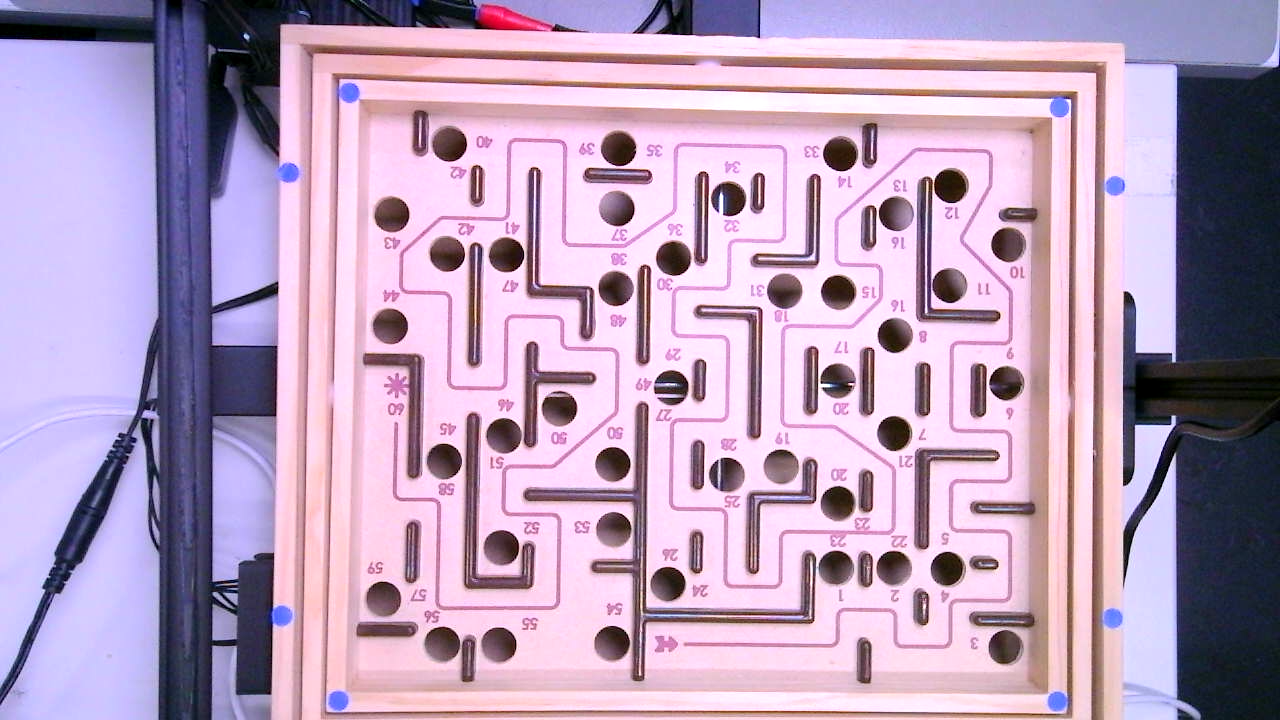
#> input picture my_board.png, 1280 x 720 px, given in place of the camera
$ python debug_hsv_corners.py
#> lines starting #> are read from the running program, lines starting #| are printed output that depends on the picture; after the words box and inside, x2 and y2 are one past the last pixel; in counts of white or black regions, pixels touching at a corner belong together
### state_est/detection.py
import numpy as np
import cv2

colors = [(255, 0, 255), (0, 255, 0), (0, 0, 255), (0, 255, 255)]
c_name = ["blue", "green", "red", "yellow"]

from gaussian_robust import detect_gaussian
from masking import mask_hsv


# from profileFIle import profile
BALL_NEAR_CORNER_PX = 22.0   # 640x360 frame: ball centre this close to a plate marker -> marker held


class Detector:
    """
    Detector class for identifying corners and a ball in an image using HSV masking
    and Gaussian-based detection.

    Attributes:
    -----------
    hsv_params_corners : tuple
        HSV thresholds for corner detection.
    q_corners : float
        Gaussian detection quantile for corners.
    th_corners : float
        Threshold for Gaussian detection of corners.
    hsv_params_ball : tuple
        HSV thresholds for ball detection.
    q_ball : float
        Gaussian detection quantile for the ball.
    th_ball : float
        Threshold for Gaussian detection of the ball.
    ball_pos : np.ndarray or None
        Detected position of the ball.
    corners : np.ndarray or None
        Detected positions of the corners.
    show_subimages : bool
        Whether to display subimages for debugging.
    fixed_corners : np.ndarray or None
        Fixed positions of the corners (if available).
    is_ball_found : bool
        Flag indicating if the ball has been detected.
    corner_subimage_half_size : int
        Size of the corner subimage cropping window.
    """

    # minSat lowered 2026-08-30: direct measurement of the actual corner marker
    # pixels (8 consecutive live frames, the point of maximum saturation in the
    # marker's expected region each time) showed saturation consistently in
    # 83-119 -- every single sample fell short of the old minSat=125, which is
    # exactly why that corner kept failing detection (not intermittent lighting
    # noise, not a search-window/position problem -- a hard, reproducible
    # threshold miss). 60 keeps clear margin below the observed range while still
    # well above white paper/wood background saturation (background hue also
    # falls outside 43-140 regardless, so this isn't relying on saturation alone).
    # 2026-09-26, glass removed (bare paper): re-measured from live frames. Markers
    # read H 105-135 / S 54-255 / V 7-110; the ball body reads H 90-102. minHue
    # 43 -> 104 separates ball from marker by colour instead of relying only on
    # gaussian_robust's MAX_CORNER_AREA size cap.
    DEFAULT_HSV_CORNERS = (
        (104, 140),  # (minHue, maxHue)
        (60, 255),  # (minSat, maxSat)
        (9, 255),
    )  # (minVal, maxVal)
    DEFAULT_Q_CORNERS = 5  # gaussian detection param -> q-th quentile
    DEFAULT_TH_CORNERS = 0.002  # gaussian detection threshold

    # Retuned 2026-08-26 against the current teal ball / camera / lighting. First pass
    # (70,100)/(50,220)/(20,255) fixed the original near-total miss (old minSat=172
    # excluded almost the whole ball) but left thin margin above detect_gaussian's
    # hardcoded area>110 contour-area requirement (gaussian_robust.py) in dim/shadowed
    # spots (e.g. against the wooden border), causing intermittent misses. Widened
    # further after comparing contour area+circularity across both a well-lit sample
    # (176->236px, circ 0.77->0.93) and a shadowed corner sample (138->169px, circ
    # 0.68->0.85) -- both improve, and the frame's other blobs (corner markers/noise)
    # still fail the area threshold (58-71px), so no new false-positive risk.
    # 2026-09-26, glass removed: on bare white paper the ball casts a bluish shadow
    # (H 90-110, S median 52) that the old (60,115)/(35,230) range swallowed, giving
    # ~1000px non-circular blobs. Measured ball body: H 90-102, S 142-255 (median
    # 207; maxSat 230 was clipping its core). minSat 100 keeps 99% of the ball and
    # drops ~87% of the shadow; maxHue 104 keeps it clear of the markers (105+).
    # maxHue 104 -> 108 (2026-09-26, later): over the RED goal disc the ball's rim
    # mixes with red and its hue tail runs 104-120; at 104 the real detector found
    # it in 50/52 run snapshots on the disc (3 consecutive misses = ball_lost, which
    # ended 3 episodes mid-hold at dist<0.02), at 108 in 52/52, still 18/18 on white,
    # and marker blobs only start appearing from ~112.
    DEFAULT_HSV_BALL = (
        (80, 108),  # (minHue, maxHue)
        (100, 255),  # (minSat, maxSat)
        (15, 255),
    )  # (minVal, maxVal)
    DEFAULT_Q_BALL = 6  # gaussian detection param -> q-th quentile
    DEFAULT_TH_BALL = 10 ** (-4)  # gaussian detection threshold

    DEFAULT_SIZE_CROP_CORNERS = 95 / 3 # actually for tracking and plotting!!!
    DEFAULT_SIZE_CROP_BALL = 150 / 3

    DEFAULT_INIT_BALL_POS = np.array([47, 330])  # np.array([55,485]) # NOTE: needs changing for every camera. prollly should be a part of the manual marker detection process.

    def __init__(
        self,
        markers,
        hsv_params_corners: list = DEFAULT_HSV_CORNERS,
        q_corners: float = DEFAULT_Q_CORNERS,
        th_corners: float = DEFAULT_TH_CORNERS,
        hsv_params_ball: list = DEFAULT_HSV_BALL,
        q_ball: float = DEFAULT_Q_BALL,
        th_ball: float = DEFAULT_TH_BALL,
        ball_init_pos: np.ndarray = DEFAULT_INIT_BALL_POS,
        corner_subimage_half_size=17, #for the default, wwhen the corner was lost!
        show_subimages=False,
    ):

        self.hsv_params_corners = hsv_params_corners
        self.q_corners = q_corners
        self.th_corners = th_corners
        self.hsv_params_ball = hsv_params_ball
        self.q_ball = q_ball
        self.th_ball = th_ball

        self.ball_pos = None
        self.corners = None
        self.show_subimages = show_subimages

        self.corners_missing = True

        self.fixed_corners = None
        self.is_ball_found = False

        self.corner_subimage_half_size = corner_subimage_half_size
        corners = np.repeat(
            np.expand_dims(np.asarray(markers)[:, ::-1] / 3.0, axis=1), 2, axis=1
        )

        corners[:, 0] -= self.corner_subimage_half_size
        corners[:, 1] += self.corner_subimage_half_size

        # NOTE: trying the scaled down version
        #corners[:, 0] = corners[:, 0] / 3
        #corners[:, 1] = corners[:, 1] / 3 # NOTE: when i scale them down they at least compile...

        self.default_coords_subimages_corners = corners.astype(int) # NOTE: outer corners, original resolution?  # TODO: ASK THOMAS!

        self.default_coords_subimage_ball = (
            self.default_coords_subimages_corners[3, 0],
            self.default_coords_subimages_corners[1, 1],
        )

    # @profile(sort_by='cumulative', lines_to_print=10, strip_dirs=True)
    # [135 lines left out: functions process_frame, get_cropped, predictive_cropping_corners, predictive_cropping_ball, is_ball_in_corner, not called in this run]

    def get_default_subimages_corners(self, im: np.ndarray, show: bool = False):
        """
        Extracts default subimages of corners from the frame.

        Parameters:
        -----------
        im : np.ndarray
            Input image.
        show : bool, optional
            Whether to display the extracted subimages.

        Returns:
        --------
        tuple[list[np.ndarray], np.ndarray]
            - `subimages`: List of cropped corner subimages.
            - `self.default_coords_subimages_corners`: Array of corner coordinates.
        """
        h, w = im.shape[:2]
        print("when getting delault corners: im shape: ", im.shape)
        if show:
            for c in self.default_coords_subimages_corners:
                cv2.rectangle(im, c[0][::-1], c[1][::-1], (0, 0, 255), 1)
        # TODO use get_cropped
        subimages = [
            im[cs[0][0] : cs[1][0], cs[0][1] : cs[1][1]]
            for cs in self.default_coords_subimages_corners
        ]
        # print("subimages: ", subimages)
        print("self.default_coords_subimages_corners: \n\n", self.default_coords_subimages_corners) # RETURNS 24 x 24 square around the corners. NOTE: these are the outer corners of the board. we use the unscaled res???
        print("\n\nsubimages shape: ", subimages[0].shape)
        return subimages, self.default_coords_subimages_corners

    # [184 lines left out: functions detect_corners, _detect_corner_with_fallback, detect_corner, detect_ball, _detect_ball_with_fallback, _board_hull, not called in this run]

    def _on_board(self, rc):
        hull = self._board_hull()
        return hull is None or cv2.pointPolygonTest(hull, (float(rc[1]), float(rc[0])), False) >= 0

    # [32 lines left out: functions _detect_on_board, draw_corners, draw_ball, not called in this run]

    def reset(self, ball_pos_init: np.ndarray = DEFAULT_INIT_BALL_POS):
        self.corners = None
        self.ball_pos = ball_pos_init


# TODO remove
class DetectorFixedPts(Detector):
    """
    Detector class with fixed point detection for corners.

    This subclass overrides `detect_corner` and uses a predefined HSV range for detection.

    Parameters:
    -----------
    markers : list
        Initial corner marker positions.
    show_subimages : bool, optional
        Whether to display subimages for debugging.

    Attributes:
    -----------
    hsv_corners : tuple
        Custom HSV parameters for fixed-point detection.
    """
    # [55 lines left out: functions __init__, detect_corner, not called in this run]

### state_est/masking.py
# NOTE: cyberrunner_state_estimation/cyberrunner_state_estimation/core/masking.py
import numpy as np
import cv2 as cv

from typing import Tuple


def mask_hsv(img, color_params=None):
    # NOTE: useful for debugging the corner detection
    # print(" IM MASKING THE IMAGE OF SHAPE: ", img.shape)
    if color_params is None:
        raise ValueError(
            "mask_hsv requires color_params (per-channel [min, max] HSV bounds); "
            "got None."
        )
    imageHsv = cv.cvtColor(img, cv.COLOR_BGR2HSV)
    minHsv = np.array([color_params[0][0], color_params[1][0], color_params[2][0]])
    maxHsv = np.array([color_params[0][1], color_params[1][1], color_params[2][1]])

    mask = cv.inRange(imageHsv, minHsv, maxHsv)
    # img_masked = np.repeat(mask[:, :, np.newaxis], 3, axis=2).astype(np.uint8) * 255
    return None, mask

### debug_hsv_corners.py
import cv2
import numpy as np
import sys
sys.path.append('state_est')

from detection import Detector
from masking import mask_hsv

def debug_corner_hsv():
    """Debug HSV parameters for corner detection"""

    # Load markers
    markers = np.loadtxt("markers.csv", delimiter=",", skiprows=1, usecols=[2, 3])
    print("Loaded markers:")
    for i, marker in enumerate(markers):
        print(f"  {i}: ({marker[0]}, {marker[1]})")

    # Create detector (using inner corners for detection)
    detector = Detector(markers[4:], show_subimages=True)

    # Capture frame
    cap = cv2.VideoCapture(1)
    ret, frame = cap.read()
#> frame is the input picture: shape (720, 1280, 3); mean B, G, R 188.2, 158.6, 184.2
    cap.release()

    if not ret:
        print("Failed to capture frame")
        return

    print(f"Frame shape: {frame.shape}")
#| Frame shape: (720, 1280, 3)

    # Get corner subimages
    subimages, coords = detector.get_default_subimages_corners(frame)
#| when getting delault corners: im shape:  (720, 1280, 3)
#> in get_default_subimages_corners, `subimages = [ im[cs[0][0] : cs[1][0], cs[0][1] : cs[1][1]] for cs in s..`: subimages = 4 items
#| subimages shape:  (34, 34, 3)
#> subimages = 4 items

    print(f"\nAnalyzing {len(subimages)} corner subimages...")
#> (printed output is left out)

    # Test different HSV parameters
    hsv_params_list = [
        ((76, 138), (133, 255), (68, 255)),  # Default
        ((43, 140), (125, 255), (9, 255)),   # Alternative 1
        ((60, 120), (120, 255), (50, 255)),  # Alternative 2
        ((70, 150), (140, 255), (40, 255)),  # Alternative 3
    ]

    for param_idx, hsv_params in enumerate(hsv_params_list):
        print(f"\n--- Testing HSV parameters {param_idx + 1}: {hsv_params} ---")

        for i, subimg in enumerate(subimages):
            print(f"\nCorner {i}:")
            print(f"  Subimage shape: {subimg.shape}")
            print(f"  Crop coordinates: {coords[i]}")

            # Apply HSV masking
            try:
                sub_masked, mask = mask_hsv(subimg, hsv_params)
                contours = cv2.findContours(mask, cv2.RETR_EXTERNAL, cv2.CHAIN_APPROX_NONE)[0]

                print(f"  Contours found: {len(contours)}")
                if len(contours) > 0:
                    areas = [cv2.contourArea(c) for c in contours]
                    print(f"  Contour areas: {areas}")
                    print(f"  Max area: {max(areas)}")

                # Save debug images
                cv2.imwrite(f'debug_corner_{i}_param_{param_idx}_original.png', subimg)
                cv2.imwrite(f'debug_corner_{i}_param_{param_idx}_mask.png', mask)

                # Show HSV analysis of center pixel
                center_y, center_x = subimg.shape[0]//2, subimg.shape[1]//2
                hsv_subimg = cv2.cvtColor(subimg, cv2.COLOR_BGR2HSV)
                center_hsv = hsv_subimg[center_y, center_x]
                print(f"  Center pixel HSV: {center_hsv}")

            except Exception as e:
                print(f"  Error processing corner {i}: {e}")
#> this loop made 4 passes
#> (printed output is left out)
#> pass 1, in debug_corner_hsv, `cv2.imwrite(f'debug_corner_{i}_param_{param_idx}_original.png', subimg)`:
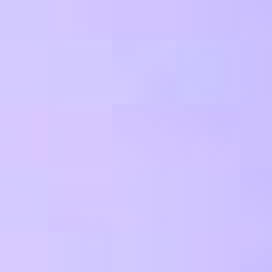
#> saved as debug_corner_0_param_0_original.png: shape (34, 34, 3) (shown 8 times larger); mean B, G, R 255, 197.6, 209.1
#> after the loop:
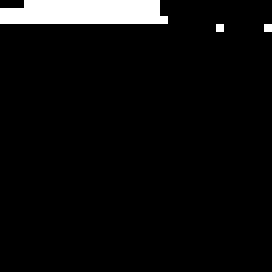
#> mask: shape (34, 34) (shown 8 times larger); 5.2% white; 3 white regions (2 under 20 px), largest, box (x1, y1, x2, y2) and area: (0, 0, 21, 3) 58
#> after the loop: subimg: shape (34, 34, 3); mean H, S, V 203.8, 144.8, 153.7

    # Create a visualization showing all corners
    frame_vis = frame.copy()
    for i, coord_pair in enumerate(coords):
        ul, dr = coord_pair[0], coord_pair[1]
        cv2.rectangle(frame_vis, (ul[1], ul[0]), (dr[1], dr[0]), (0, 255, 0), 2)
        cv2.putText(frame_vis, f'C{i}', (ul[1], ul[0]-5), cv2.FONT_HERSHEY_SIMPLEX, 0.5, (0, 255, 0), 1)

        # Also mark the center of each marker
        marker_center = markers[4 + i]  # Inner corners
        cv2.circle(frame_vis, (int(marker_center[0]), int(marker_center[1])), 3, (255, 0, 0), -1)
#> this loop made 4 passes
#> (ul, dr, marker_center) on passes 1 to 4: ([171, 90], [205, 124], [321, 566]), ([179, 254], [213, 288], [814, 588]), ([35, 256], [69, 290], [819, 157]), ([38, 92], [72, 126], [328, 167])
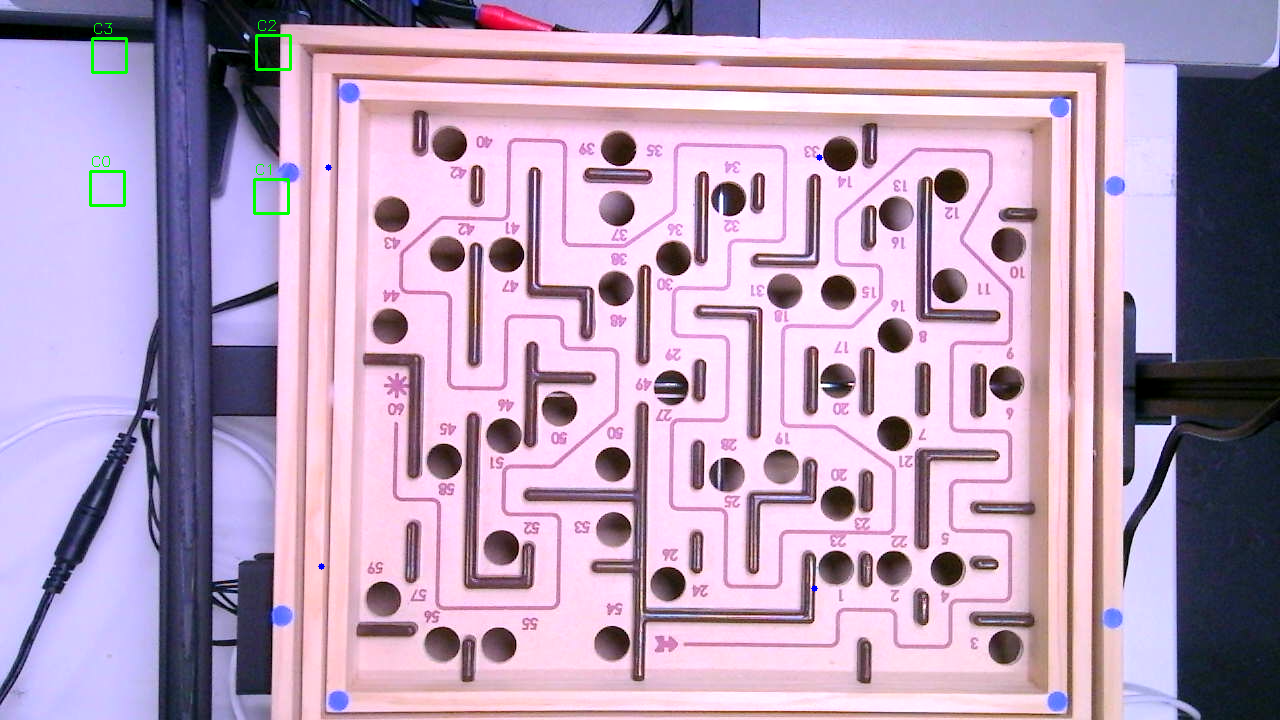
#> frame_vis: shape (720, 1280, 3); 0.21% of pixels changed, all inside (x1, y1, x2, y2) = (89, 20, 823, 592)

    cv2.imwrite('debug_all_corners_visualization.png', frame_vis)
    print("\nSaved debug_all_corners_visualization.png")
    print("Check the debug images to analyze HSV masking results")

    # Create HSV analysis for the full frame
    hsv_frame = cv2.cvtColor(frame, cv2.COLOR_BGR2HSV)
#> hsv_frame: shape (720, 1280, 3); mean H, S, V 135.5, 65, 198.8

    # Sample HSV values at marker locations
    print("\nHSV values at marker centers:")
    for i, marker in enumerate(markers[4:]):  # Inner corners
        x, y = int(marker[0]), int(marker[1])
        if 0 <= y < hsv_frame.shape[0] and 0 <= x < hsv_frame.shape[1]:
            hsv_val = hsv_frame[y, x]
            print(f"  Inner corner {i} at ({x}, {y}): HSV = {hsv_val}")
#> this loop made 4 passes
#> hsv_val on passes 1 to 4: [170, 44, 255], [173, 98, 117], [150, 35, 255], [158, 33, 255]
#|   Inner corner 0 at (321, 566): HSV = [170  44 255]
#|   Inner corner 1 at (814, 588): HSV = [173  98 117]
#|   Inner corner 2 at (819, 157): HSV = [150  35 255]
#|   Inner corner 3 at (328, 167): HSV = [158  33 255]

    print("\nRecommended next steps:")
    print("1. Check debug_corner_*_original.png files to see what the detector is looking at")
    print("2. Check debug_corner_*_mask.png files to see which HSV parameters work best")
    print("3. Look at the HSV values printed above to tune the HSV parameters")
    print("4. Use the HSV values to create better HSV ranges in detection.py")

if __name__ == "__main__":
    debug_corner_hsv()
